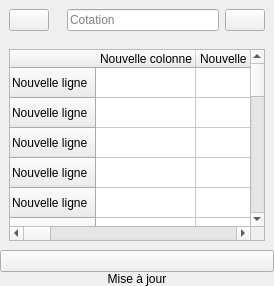
                  <widget class="QWidget" name="page_9">
                   <layout class="QVBoxLayout" name="verticalLayout_26">
                    <property name="spacing">
                     <number>0</number>
                    </property>
                    <property name="leftMargin">
                     <number>0</number>
                    </property>
                    <property name="topMargin">
                     <number>0</number>
                    </property>
                    <property name="rightMargin">
                     <number>0</number>
                    </property>
                    <property name="bottomMargin">
                     <number>0</number>
                    </property>
                    <item alignment="Qt::AlignTop">
                     <widget class="QWidget" name="headerTableDVC" native="true">
                      <layout class="QHBoxLayout" name="horizontalLayout_35">
                       <property name="spacing">
                        <number>0</number>
                       </property>
                       <property name="leftMargin">
                        <number>0</number>
                       </property>
                       <property name="topMargin">
                        <number>0</number>
                       </property>
                       <property name="rightMargin">
                        <number>0</number>
                       </property>
                       <property name="bottomMargin">
                        <number>0</number>
                       </property>
                       <item alignment="Qt::AlignLeft">
                        <widget class="QWidget" name="widget_30" native="true">
                         <layout class="QVBoxLayout" name="verticalLayout_27">
                          <property name="spacing">
                           <number>0</number>
                          </property>
                          <property name="leftMargin">
                           <number>9</number>
                          </property>
                          <property name="topMargin">
                           <number>0</number>
                          </property>
                          <property name="rightMargin">
                           <number>9</number>
                          </property>
                          <property name="bottomMargin">
                           <number>0</number>
                          </property>
                          <item>
                           <widget class="QPushButton" name="EnregistrementDVC_2">
                            <property name="toolTip">
                             <string>Nouvel Enregistrement</string>
                            </property>
                            <property name="text">
                             <string/>
                            </property>
                            <property name="icon">
                             <iconset resource="../Utilisateur/resources.qrc">
                              <normaloff>:/icons/icons/file-plus.svg</normaloff>:/icons/icons/file-plus.svg</iconset>
                            </property>
                            <property name="iconSize">
                             <size>
                              <width>24</width>
                              <height>24</height>
                             </size>
                            </property>
                           </widget>
                          </item>
                         </layout>
                        </widget>
                       </item>
                       <item alignment="Qt::AlignTop">
                        <widget class="QWidget" name="widget_31" native="true">
                         <property name="sizePolicy">
                          <sizepolicy hsizetype="Expanding" vsizetype="Preferred">
                           <horstretch>0</horstretch>
                           <verstretch>0</verstretch>
                          </sizepolicy>
                         </property>
                         <layout class="QHBoxLayout" name="horizontalLayout_36">
                          <property name="spacing">
                           <number>0</number>
                          </property>
                          <property name="leftMargin">
                           <number>0</number>
                          </property>
                          <property name="topMargin">
                           <number>0</number>
                          </property>
                          <property name="rightMargin">
                           <number>0</number>
                          </property>
                          <property name="bottomMargin">
                           <number>0</number>
                          </property>
                          <item>
                           <widget class="QWidget" name="widget_34" native="true">
                            <layout class="QHBoxLayout" name="horizontalLayout_39">
                             <item>
                              <widget class="QLineEdit" name="lineEdit_18">
                               <property name="placeholderText">
                                <string>Cotation</string>
                               </property>
                              </widget>
                             </item>
                             <item>
                              <widget class="QPushButton" name="pushButton_19">
                               <property name="toolTip">
                                <string>Recherche</string>
                               </property>
                               <property name="text">
                                <string/>
                               </property>
                               <property name="icon">
                                <iconset resource="../Utilisateur/resources.qrc">
                                 <normaloff>:/icons/icons/search.svg</normaloff>:/icons/icons/search.svg</iconset>
                               </property>
                               <property name="iconSize">
                                <size>
                                 <width>24</width>
                                 <height>24</height>
                                </size>
                               </property>
                              </widget>
                             </item>
                            </layout>
                           </widget>
                          </item>
                         </layout>
                        </widget>
                       </item>
                      </layout>
                     </widget>
                    </item>
                    <item>
                     <widget class="QWidget" name="widget_35" native="true">
                      <property name="sizePolicy">
                       <sizepolicy hsizetype="Preferred" vsizetype="Expanding">
                        <horstretch>0</horstretch>
                        <verstretch>0</verstretch>
                       </sizepolicy>
                      </property>
                      <layout class="QVBoxLayout" name="verticalLayout_28">
                       <property name="spacing">
                        <number>0</number>
                       </property>
                       <property name="leftMargin">
                        <number>0</number>
                       </property>
                       <property name="topMargin">
                        <number>0</number>
                       </property>
                       <property name="rightMargin">
                        <number>0</number>
                       </property>
                       <property name="bottomMargin">
                        <number>0</number>
                       </property>
                       <item>
                        <widget class="QWidget" name="widget" native="true">
                         <layout class="QHBoxLayout" name="horizontalLayout_9">
                          <item>
                           <widget class="QTableWidget" name="tableWidget_2">
                            <row>
                             <property name="text">
                              <string>Nouvelle ligne</string>
                             </property>
                            </row>
                            <row>
                             <property name="text">
                              <string>Nouvelle ligne</string>
                             </property>
                            </row>
                            <row>
                             <property name="text">
                              <string>Nouvelle ligne</string>
                             </property>
                            </row>
                            <row>
                             <property name="text">
                              <string>Nouvelle ligne</string>
                             </property>
                            </row>
                            <row>
                             <property name="text">
                              <string>Nouvelle ligne</string>
                             </property>
                            </row>
                            <row>
                             <property name="text">
                              <string>Nouvelle ligne</string>
                             </property>
                            </row>
                            <row>
                             <property name="text">
                              <string>Nouvelle ligne</string>
                             </property>
                            </row>
                            <row>
                             <property name="text">
                              <string>Nouvelle ligne</string>
                             </property>
                            </row>
                            <row>
                             <property name="text">
                              <string>Nouvelle ligne</string>
                             </property>
                            </row>
                            <row>
                             <property name="text">
                              <string>Nouvelle ligne</string>
                             </property>
                            </row>
                            <row>
                             <property name="text">
                              <string>Nouvelle ligne</string>
                             </property>
                            </row>
                            <row>
                             <property name="text">
                              <string>Nouvelle ligne</string>
                             </property>
                            </row>
                            <row>
                             <property name="text">
                              <string>Nouvelle ligne</string>
                             </property>
                            </row>
                            <row>
                             <property name="text">
                              <string>Nouvelle ligne</string>
                             </property>
                            </row>
                            <row>
                             <property name="text">
                              <string>Nouvelle ligne</string>
                             </property>
                            </row>
                            <row>
                             <property name="text">
                              <string>Nouvelle ligne</string>
                             </property>
                            </row>
                            <row>
                             <property name="text">
                              <string>Nouvelle ligne</string>
                             </property>
                            </row>
                            <row>
                             <property name="text">
                              <string>Nouvelle ligne</string>
                             </property>
                            </row>
                            <row>
                             <property name="text">
                              <string>Nouvelle ligne</string>
                             </property>
                            </row>
                            <row>
                             <property name="text">
                              <string>Nouvelle ligne</string>
                             </property>
                            </row>
                            <row>
                             <property name="text">
                              <string>Nouvelle ligne</string>
                             </property>
                            </row>
                            <row>
                             <property name="text">
                              <string>Nouvelle ligne</string>
                             </property>
                            </row>
                            <row>
                             <property name="text">
                              <string>Nouvelle ligne</string>
                             </property>
                            </row>
                            <column>
                             <property name="text">
                              <string>Nouvelle colonne</string>
                             </property>
                            </column>
                            <column>
                             <property name="text">
                              <string>Nouvelle colonne</string>
                             </property>
                            </column>
                            <column>
                             <property name="text">
                              <string>Nouvelle colonne</string>
                             </property>
                            </column>
                            <column>
                             <property name="text">
                              <string>Nouvelle colonne</string>
                             </property>
                            </column>
                            <column>
                             <property name="text">
                              <string>Nouvelle colonne</string>
                             </property>
                            </column>
                            <column>
                             <property name="text">
                              <string>Nouvelle colonne</string>
                             </property>
                            </column>
                            <column>
                             <property name="text">
                              <string>Nouvelle colonne</string>
                             </property>
                            </column>
                            <column>
                             <property name="text">
                              <string>Nouvelle colonne</string>
                             </property>
                            </column>
                            <column>
                             <property name="text">
                              <string>Nouvelle colonne</string>
                             </property>
                            </column>
                            <column>
                             <property name="text">
                              <string>Nouvelle colonne</string>
                             </property>
                            </column>
                            <column>
                             <property name="text">
                              <string>Nouvelle colonne</string>
                             </property>
                            </column>
                            <column>
                             <property name="text">
                              <string>Nouvelle colonne</string>
                             </property>
                            </column>
                           </widget>
                          </item>
                         </layout>
                        </widget>
                       </item>
                       <item>
                        <widget class="QPushButton" name="pushButton_3">
                         <property name="text">
                          <string/>
                         </property>
                         <property name="icon">
                          <iconset resource="../Utilisateur/resources.qrc">
                           <normaloff>:/icons/icons/loader.svg</normaloff>:/icons/icons/loader.svg</iconset>
                         </property>
                         <property name="iconSize">
                          <size>
                           <width>24</width>
                           <height>24</height>
                          </size>
                         </property>
                        </widget>
                       </item>
                       <item>
                        <widget class="QLabel" name="label_6">
                         <property name="text">
                          <string>Mise à jour</string>
                         </property>
                         <property name="alignment">
                          <set>Qt::AlignCenter</set>
                         </property>
                        </widget>
                       </item>
                      </layout>
                     </widget>
                    </item>
                   </layout>
                  </widget>
